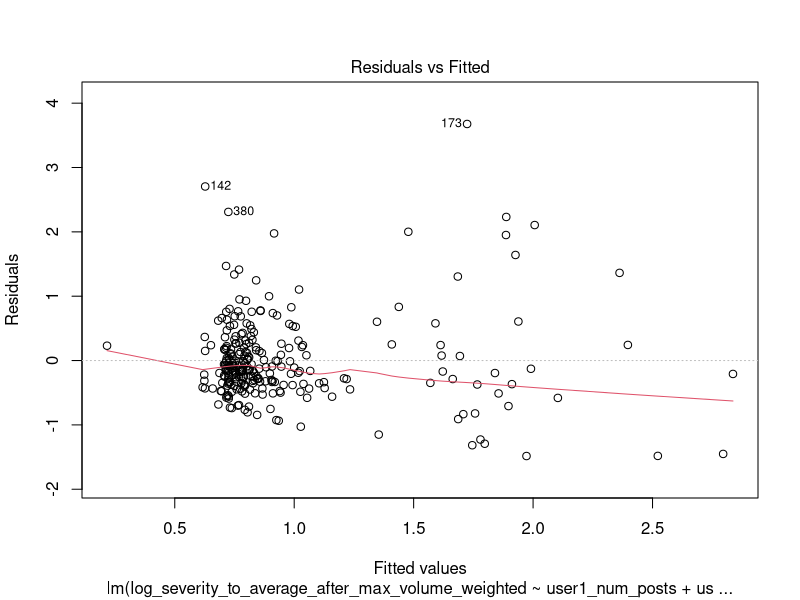
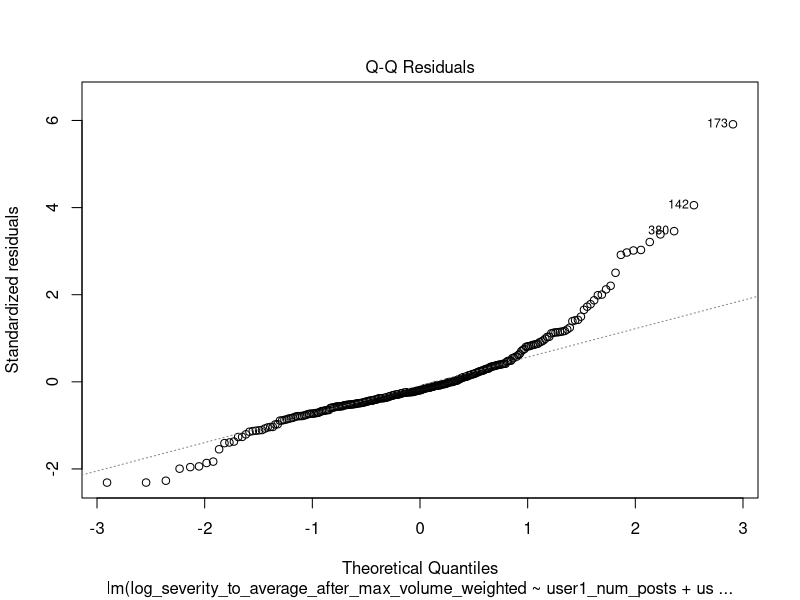
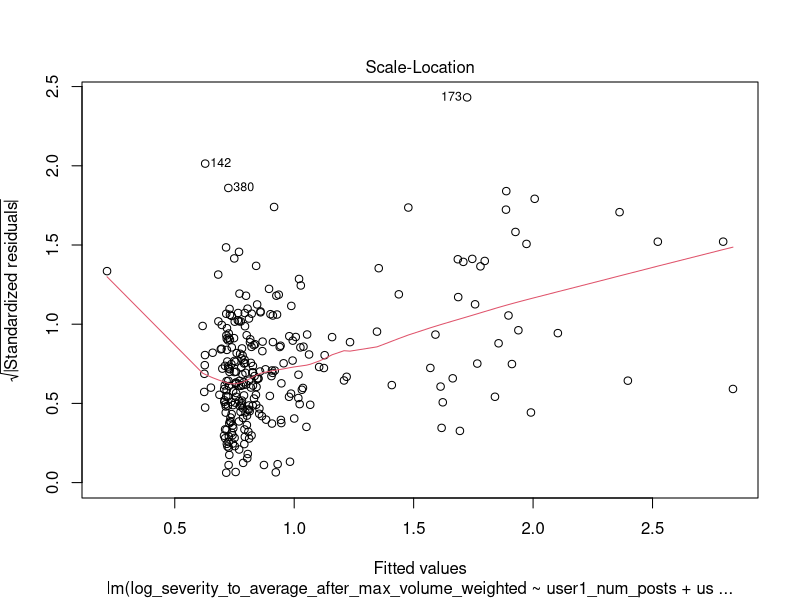
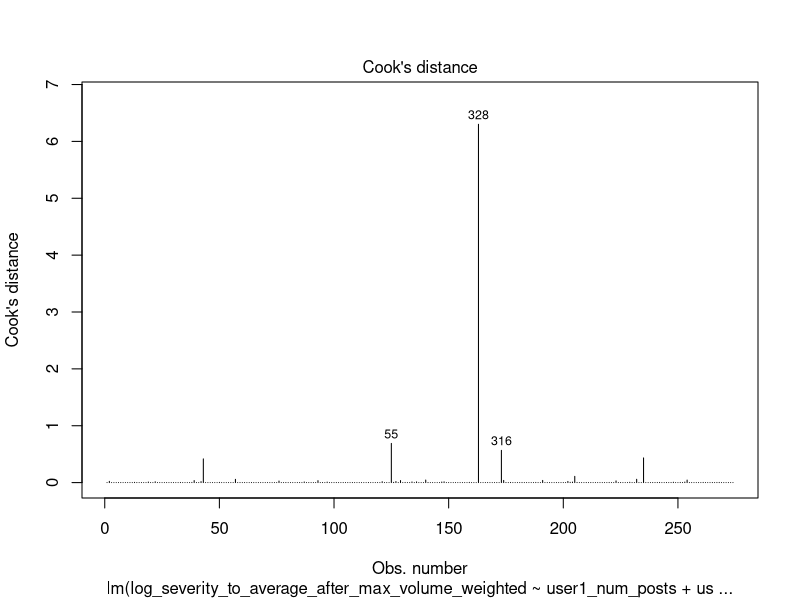
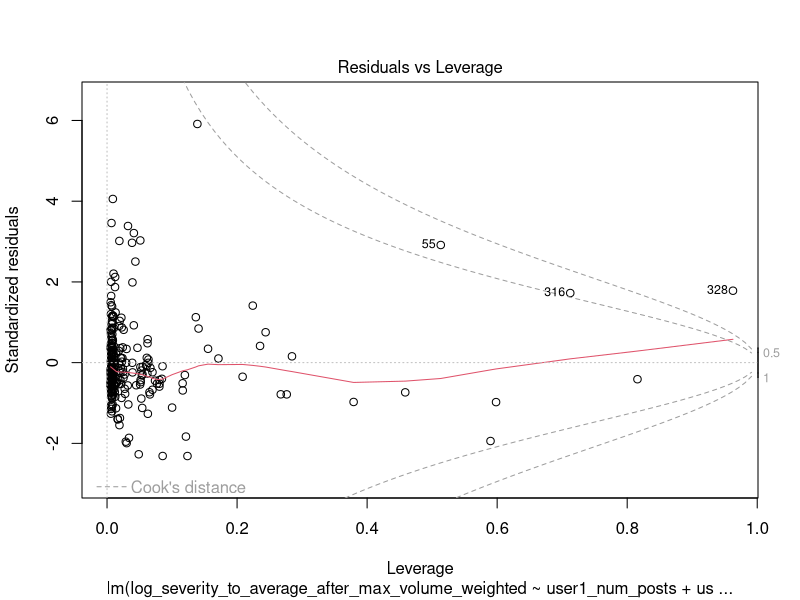
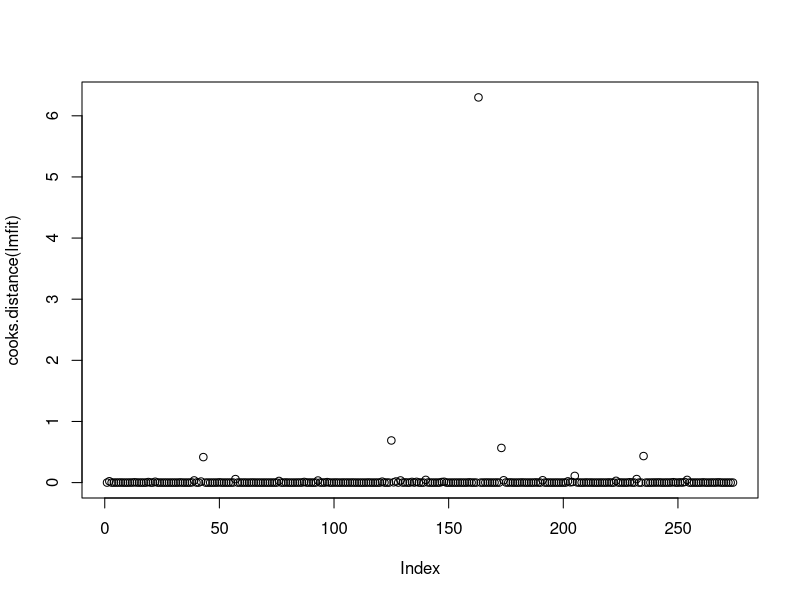
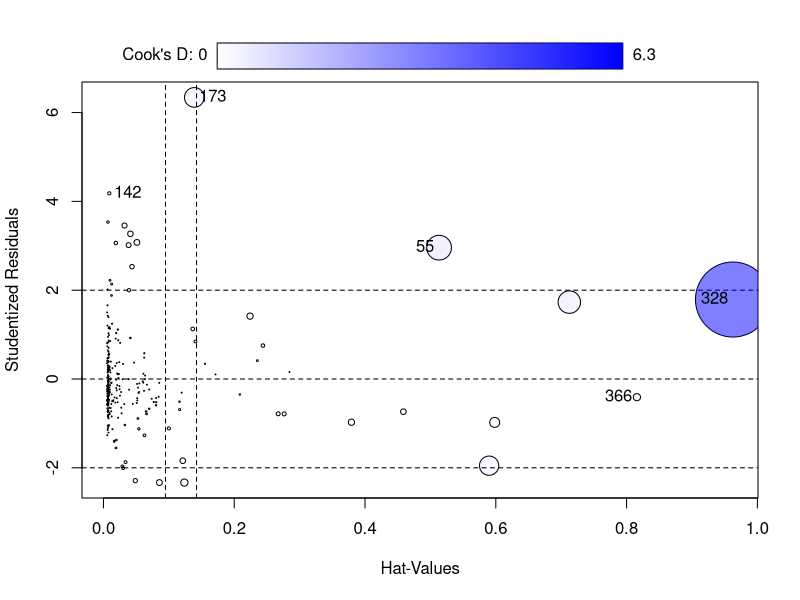
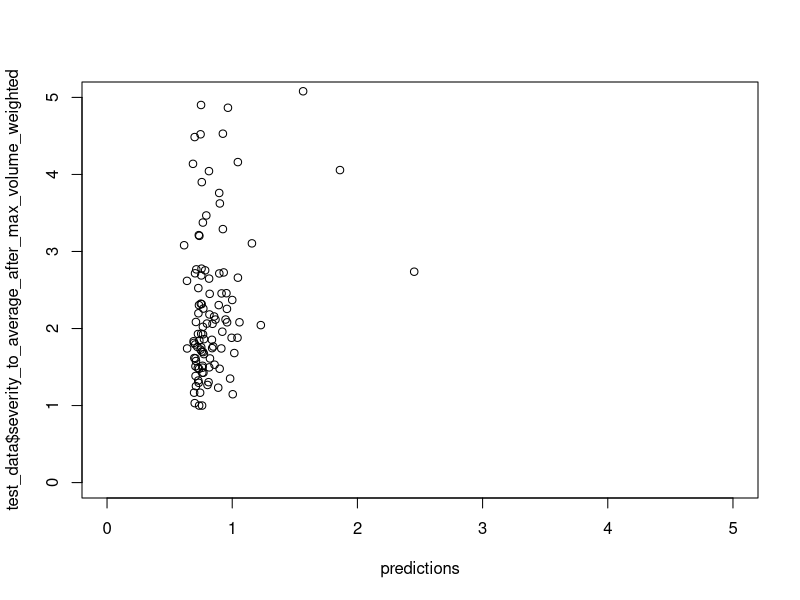

These figures' R source, in order:
library(car)
setwd(dir = "~/research/nikete/Comunity-Structure-Extremely-Speculative-Asset-Dynamics/data")
data = read.csv(file = "joined_with_fallback.csv", header = TRUE, sep = ",")
data = read.csv(file = "joined_with_fallback_d200.csv", header = TRUE, sep = ",")
data = read.csv(file = "joined_with_fallback_d100.csv", header = TRUE, sep = ",")
data$network_date = as.character(data$network_date, format = "%Y-%m-%d")
data$earliest_trade_date = as.character(data$earliest_trade_date, format = "%Y-%m-%d")
data$log_severity_to_average_after_max_volume_weighted = log(data$severity_to_average_after_max_volume_weighted)

data_size = nrow(data)
# 70% train
train_size = floor(0.70 * data_size)
# reporoducible partition?
set.seed(19870209)
train_indices = sample(seq(data_size), size = train_size)

train_data = data[train_indices, ]
test_data = data[-train_indices, ]

lmfit = lm(log_severity_to_average_after_max_volume_weighted ~
           #user1_num_mentions +
           user1_num_posts +
           user1_num_subjects +
           user1_days_since_first_post +
           user1_degree_total +
           user1_degree_incoming +
           #user1_degree_outgoing +
           user1_clustering_coefficient +
           #user1_closeness_centrality_unweighted + 
           user1_closeness_centrality_weighted + 
           #user1_closeness_centrality_incoming_unweighted + 
           #user1_closeness_centrality_outgoing_unweighted + 
           #user1_closeness_centrality_incoming_weighted + 
           #user1_closeness_centrality_outgoing_weighted +
           user1_betweenness_centrality_weighted +
           #user1_satoshi_distance +
           #user1_satoshi_pagerank_unweighted +
           user1_satoshi_pagerank_weighted +
           #user1_pagerank_unweighted +
           user1_pagerank_weighted +
           nontrivial +
           nontrivial*user1_closeness_centrality_weighted,
           train_data)
summary(lmfit)
plot(lmfit, which=1, ask=F)
plot(lmfit, which=2, ask=F)
plot(lmfit, which=3, ask=F)
plot(lmfit, which=4, ask=F)
plot(lmfit, which=5, ask=F)

which(cooks.distance(lmfit) > 50/nrow(train_data))
plot(cooks.distance(lmfit))
influencePlot(lmfit)

predictions = predict.lm(lmfit, test_data)
plot(predictions, test_data$severity_to_average_after_max_volume_weighted, xlim=c(0,5), ylim=c(0,5))

# remove highly influential points
remove = -c(158,191,278,298)
train_data = train_data[remove,]

# divide data to trivial and nontrivial
train_data_trivial = train_data[train_data$nontrivial==FALSE,]
train_data_nontrivial = train_data[train_data$nontrivial==TRUE,]
